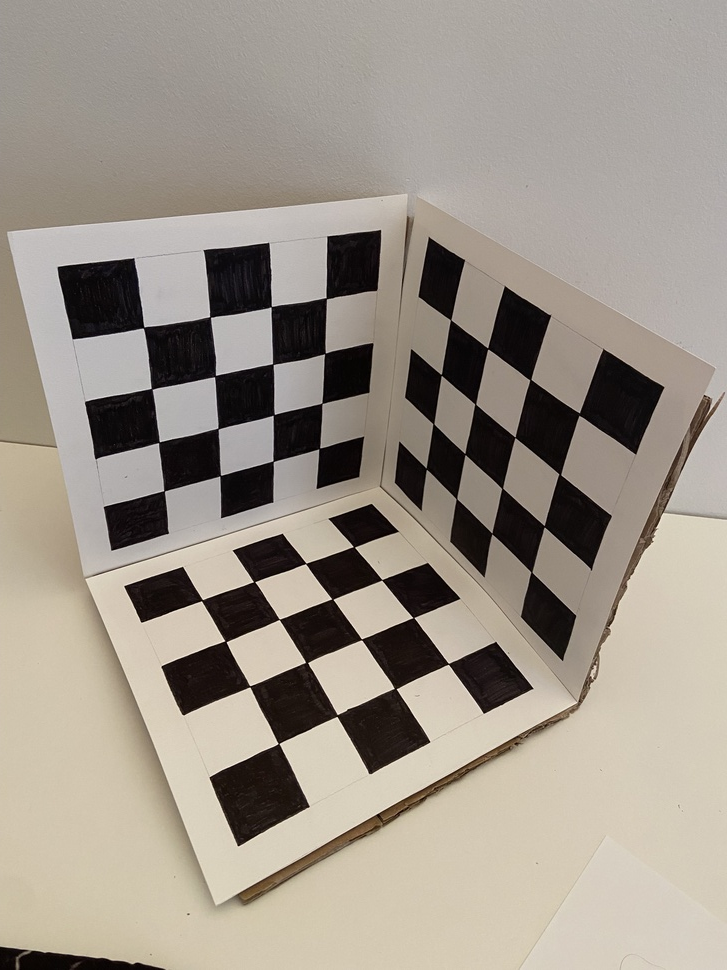
#> input picture task_3/images/image1.jpg, 727 x 970 px, shrunk from 3024 x 4032 before the run; its folder holds only this picture in this run
$ python calibration.py
#> lines starting #> are read from the running program, lines starting #| are printed output that depends on the picture; after the words box and inside, x2 and y2 are one past the last pixel; in counts of white or black regions, pixels touching at a corner belong together; long printed decimals are rounded
# reference: https://opencv-python-tutroals.readthedocs.io/en/latest/py_tutorials/py_calib3d/py_calibration/py_calibration.html#code
import numpy as np
import cv2
import glob

# termination criteria

criteria = (cv2.TERM_CRITERIA_EPS + cv2.TERM_CRITERIA_MAX_ITER, 20, 0.001)

# prepare object points, remember to change according to board dimensions in this case 5x5 translates to 4x4
objp = np.zeros((4*4,3), np.float32)
objp[:,:2] = np.mgrid[0:4,0:4].T.reshape(-1,2)

objp = objp * 0.04

# Arrays to store object points and image points from all the images.
objpoints = [] # 3d point in real world space
imgpoints = [] # 2d points in image plane.

# load all the jpg images available in the folder
images = glob.glob('images/*.jpg')

d = 1 # start a counter from 1

# Create a txt file that generates a list of the images that are used for calibration
with open('results/images_used.txt', 'w') as outfile:
    outfile.write('Images Used in Calibration: \n')
    for fname in images: # loop through all the jpg images loaded
        img = cv2.imread(fname)
#> img is the input picture: shape (970, 727, 3); mean B, G, R 138.1, 148.9, 157.2
        gray = cv2.cvtColor(img, cv2.COLOR_BGR2GRAY) # convert into gray-scale
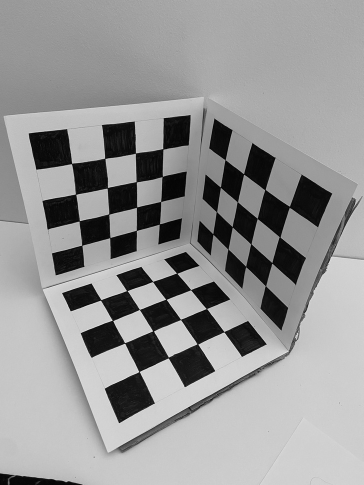
#> gray: shape (970, 727) (shown at 1/2 size); min 0, max 252, mean 150.1

        # Find the chess board corners
        ret, corners = cv2.findChessboardCorners(gray, (4,4), None)
#> ret = True; corners = 16 rows, first 8: [353.7, 546.7], [381.7, 579.8], [413.5, 617.6], [448.4, 663.7], [305.7, 563.5], [332.4, 599.1], [361.5, 639.4], [395.1, 688.4]
        print(ret) # if "true" then image is used
#| True

        # If found, add object points, image points (after refining them)
        if ret == True:
            outfile.write(str(d) + ': ' + fname + '\n') # if true then image name is added onto txt file of used images
            objpoints.append(objp)

            corners2 = cv2.cornerSubPix(gray,corners,(11,11),(-1,-1),criteria)
#> corners2 = 16 rows, first 8: [353.8, 546.7], [381.8, 579.8], [413.4, 617.5], [448.3, 663.7], [305.7, 563.4], [332.4, 599], [361.6, 639.4], [395.4, 688.5]
            imgpoints.append(corners2)

            # Draw and display the corners
            img = cv2.drawChessboardCorners(img, (4,4), corners2, ret) # draw the chessboard for a 5x5 grid (4 because starts from 0)
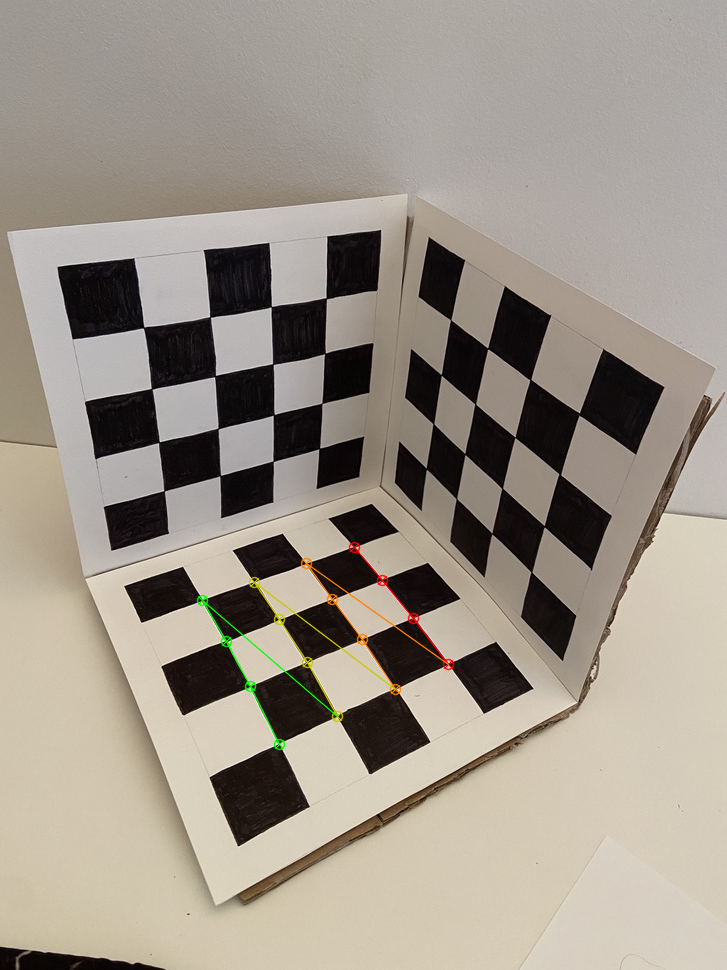
#> img: shape (970, 727, 3); 0.6% of pixels changed, all inside (x1, y1, x2, y2) = (196, 541, 455, 751)

            # Show the images one by one used in calibration with the calibration colored grid detector
            cv2.imshow('img',img)
            cv2.waitKey(500)

            filename = "results/calibration_%d.jpg"%d # save calibration image with counter as identifier
            cv2.imwrite(filename, img)
            d+=1 # update counter

print("Number of images used for calibration: ", d-1) # must account for adding 1 to the last image too

# calibration, returns mtx (camera matrix), dist (distortion parameters), rv (rotation vectors), tv (translation vectors)
ret, mtx, dist, rv, tv = cv2.calibrateCamera(objpoints, imgpoints, gray.shape[::-1], None, None)
#> ret = 0.723; mtx = [[3274.1, 0, 272.7], [0, 732.9, 448.1], [0, 0, 1]]; dist = [[-27.06, 462.3, 2.86, -0.463, -657.2]]; rv = ([0.509, 0.915, 0.906],); tv = ([0.0355, 0.139, 1.61],)

# change vector 3D arrays into 2D arrays to show in txt file
rvecs = np.array(rv)
#> rvecs = [0.509, 0.915, 0.906]
rvecs_reshaped = rvecs.reshape(rvecs.shape[0], -1)
#> rvecs_reshaped = [[0.509, 0.915, 0.906]]
tvecs = np.array(tv)
#> tvecs = [0.0355, 0.139, 1.61]
tvecs_reshaped = tvecs.reshape(tvecs.shape[0], -1)
#> tvecs_reshaped = [[0.0355, 0.139, 1.61]]

# Displayig required output
print(" Camera matrix:")
print(mtx)
#| [[3.27405730e+03 0.00000000e+00 2.72700125e+02]
#|  [0.00000000e+00 7.32859831e+02 4.48099242e+02]
#|  [0.00000000e+00 0.00000000e+00 1.00000000e+00]]

print("\n Distortion coefficient:")
print(dist)
#| [[-2.70644468e+01  4.62293965e+02  2.86166288e+00 -4.63316499e-01
#|   -6.57196872e+02]]

print("\n Rotation Vectors:")
print(rvecs_reshaped)
#| [[0.5088 0.9145 0.9055]]

print("\n Translation Vectors:")
print(tvecs_reshaped)
#| [[0.03552 0.1385 1.610]]

# How accurate are the parameters?
total_error = 0
for i in range(len(objpoints)):
    imgpoints2, _ = cv2.projectPoints(objpoints[i], rvecs[i], tvecs[i], mtx, dist)
    error = cv2.norm(imgpoints[i],imgpoints2, cv2.NORM_L2)/len(imgpoints2) # calculate the error using L2-norm
    total_error += error
#> this loop made 1 pass
#> (error, total_error) on pass 1: (0.181, 0.181)
#> after the loop, total_error = 0.181
mean_error = total_error/len(objpoints) # average all the errors per points
#> mean_error = 0.181
print ("Mean error: ", mean_error)
#| Mean error:  0.1809

# Save camara parameters to text file
with open('results/camera_parameters.txt', 'w') as outfile:
    outfile.write('# Camera matrix (Intrinsic Parameters: focal length and optical centers): \n')
    np.savetxt(outfile, mtx, fmt='%-7.4f')

    outfile.write('\n# Distortion coefficients: \n')
    np.savetxt(outfile, dist, fmt='%-7.4f')

    outfile.write('\n# Rotation Vectors (extrinsic parameters): \n')
    np.savetxt(outfile, rvecs_reshaped, fmt='%-7.4f')

    outfile.write('\n# Translation Vectors (extrinsic parameters): \n')
    np.savetxt(outfile, tvecs_reshaped, fmt='%-7.4f')

    outfile.write('\n# Mean error (how accurate are the parameters?): ' + str(mean_error))

# In case of distortion:

'''img = cv2.imread('images/*.jpg')
h,  w = img.shape[:2]
newcameramtx, roi = cv2.getOptimalNewCameraMatrix(mtx,dist,(w,h),1,(w,h))

# undistort
dst = cv2.undistort(img, mtx, dist, None, newcameramtx)

# crop the image
x,y,w,h = roi
dst = dst[y:y+h, x:x+w]
cv2.imwrite('undist_image.jpg',dst)'''

$ run again, on task_3/images/image14.jpg
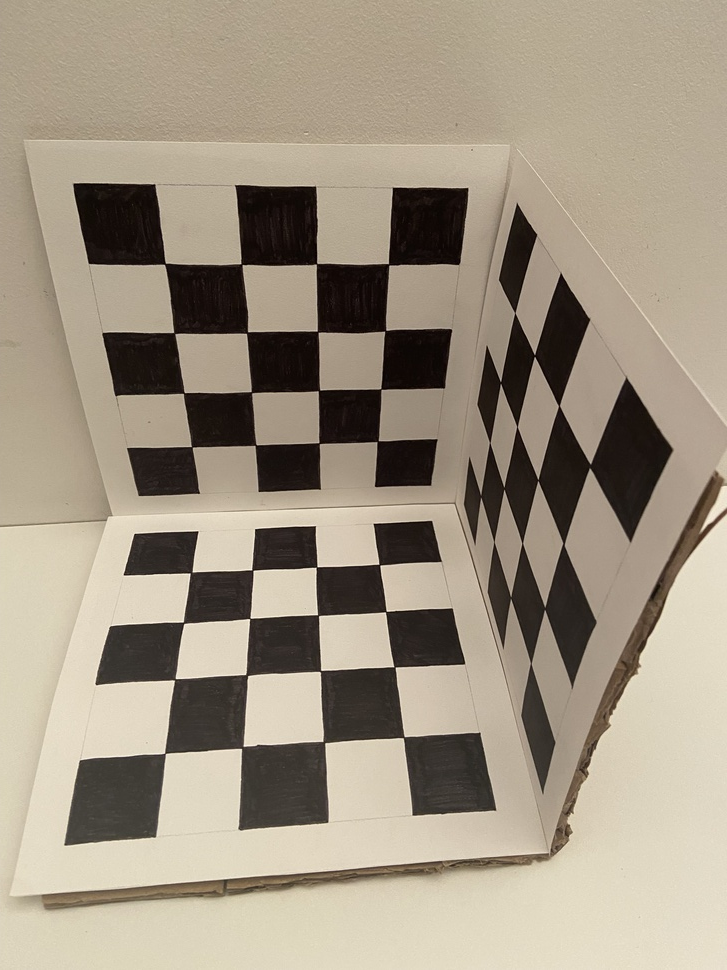
#> input picture task_3/images/image14.jpg, 727 x 970 px, shrunk from 3024 x 4032 before the run
#> img is the input picture: shape (970, 727, 3); mean B, G, R 131.3, 148.7, 159.9
#> `gray = cv2.cvtColor(img, cv2.COLOR_BGR2GRAY)`:
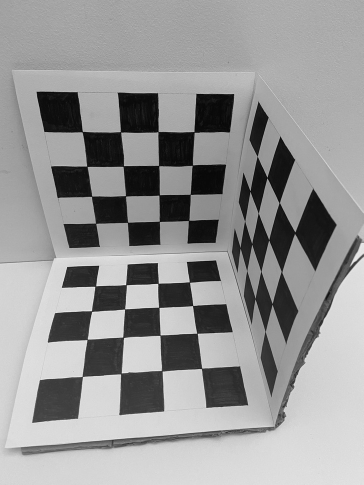
#> gray: shape (970, 727) (shown at 1/2 size); min 2, max 253, mean 150.1
#> `ret, corners = cv2.findChessboardCorners(gray, (4,4), None)`: ret = True; corners = 16 rows, first 8: [379.5, 564.7], [385.8, 611.5], [394.6, 667.1], [403.7, 737.3], [316.5, 567], [318.2, 615.3], [320.3, 671.1], [324.4, 742.5]
#| True
#> corners2 = 16 rows, first 8: [379.4, 564.5], [385.8, 611.6], [394.5, 666.8], [403.6, 737.1], [316.6, 566.9], [318.2, 615.2], [320.5, 670.8], [323.9, 742.2]
#> `img = cv2.drawChessboardCorners(img, (4,4), corners2, ret)`:
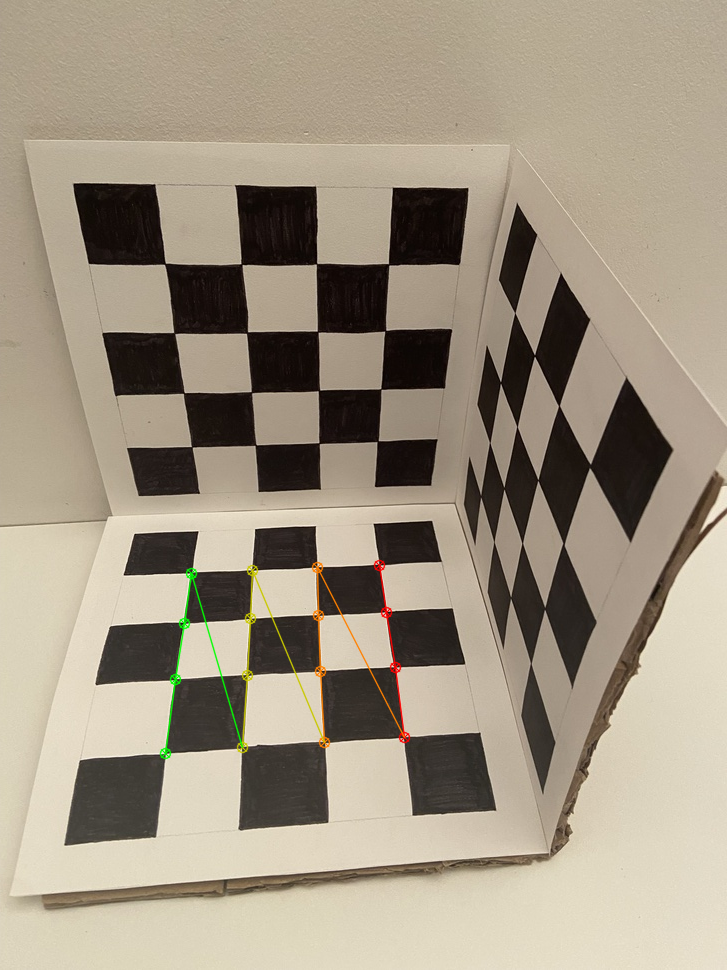
#> img: shape (970, 727, 3); 0.71% of pixels changed, all inside (x1, y1, x2, y2) = (159, 559, 411, 760)
#> `ret, mtx, dist, rv, tv = cv2.calibrateCamera(objpoints, imgpoints, gra..`: ret = 0.639; mtx = [[222.2, 0, 349.7], [0, 109.8, 450.5], [0, 0, 1]]; dist = [[-0.0884, 0.00856, 0.0731, 0.00134, -0.000422]]; rv = ([-0.225, 0.201, 1.5],); tv = ([0.0186, 0.136, 0.149],)
#> rvecs = [-0.225, 0.201, 1.5]
#> rvecs_reshaped = [[-0.225, 0.201, 1.5]]
#> tvecs = [0.0186, 0.136, 0.149]
#> tvecs_reshaped = [[0.0186, 0.136, 0.149]]
#| [[222.220   0.         349.724]
#|  [  0.         109.835 450.542]
#|  [  0.           0.           1.        ]]
#| [[-0.08839  0.008563  0.07305  0.001343 -0.0004222]]
#| [[-0.2253  0.2014  1.498]]
#| [[0.01863 0.1361 0.1487]]
#> the loop `for i in range(len(objpoints)):` made 1 pass
#> (error, total_error) on pass 1: (0.16, 0.16)
#> after the loop `for i in range(len(objpoints)):`: total_error = 0.16
#| Mean error:  0.1598

$ run again, on task_3/images/image15.jpg
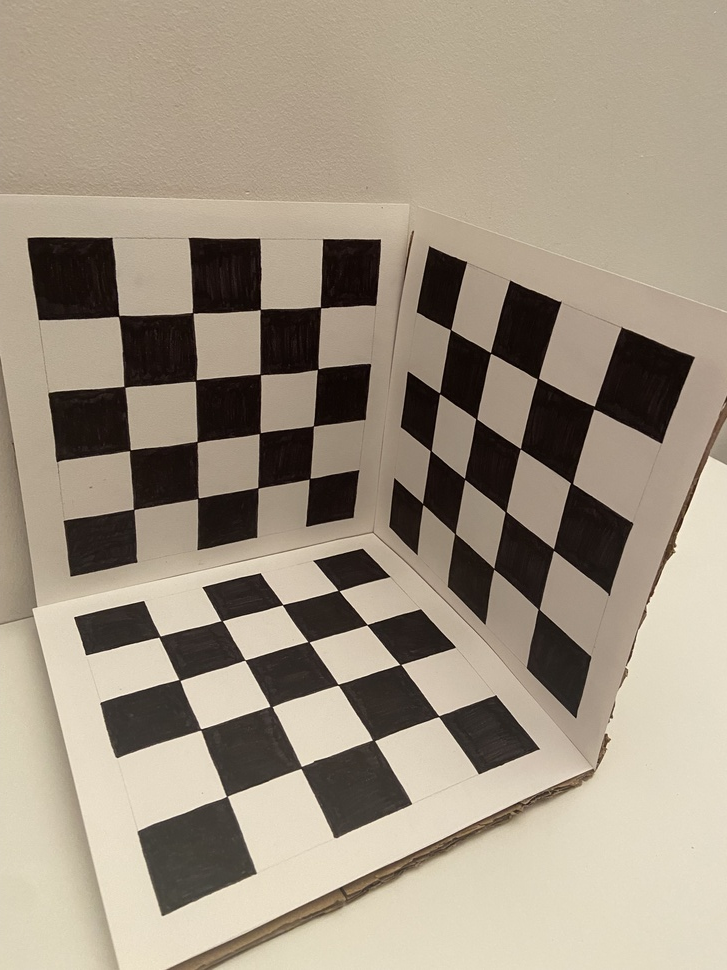
#> input picture task_3/images/image15.jpg, 727 x 970 px, shrunk from 3024 x 4032 before the run
#> img is the input picture: shape (970, 727, 3); mean B, G, R 130.3, 147.4, 159.4
#> `gray = cv2.cvtColor(img, cv2.COLOR_BGR2GRAY)`:
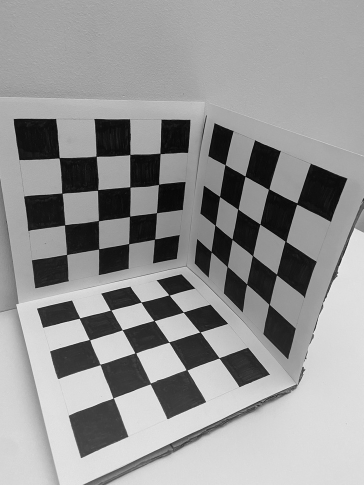
#> gray: shape (970, 727) (shown at 1/2 size); min 2, max 253, mean 149
#> `ret, corners = cv2.findChessboardCorners(gray, (4,4), None)`: ret = True; corners = 16 rows, first 8: [338.4, 590.5], [367, 624.7], [400.4, 664.5], [438.7, 716.3], [282.6, 604.7], [308.7, 642.1], [338, 684.7], [373.5, 740.2]
#| True
#> corners2 = 16 rows, first 8: [338.5, 590.5], [367.1, 624.7], [400.4, 664.4], [438.5, 716.1], [282.5, 604.6], [308.5, 641.7], [338.1, 684.6], [373.6, 740.4]
#> `img = cv2.drawChessboardCorners(img, (4,4), corners2, ret)`:
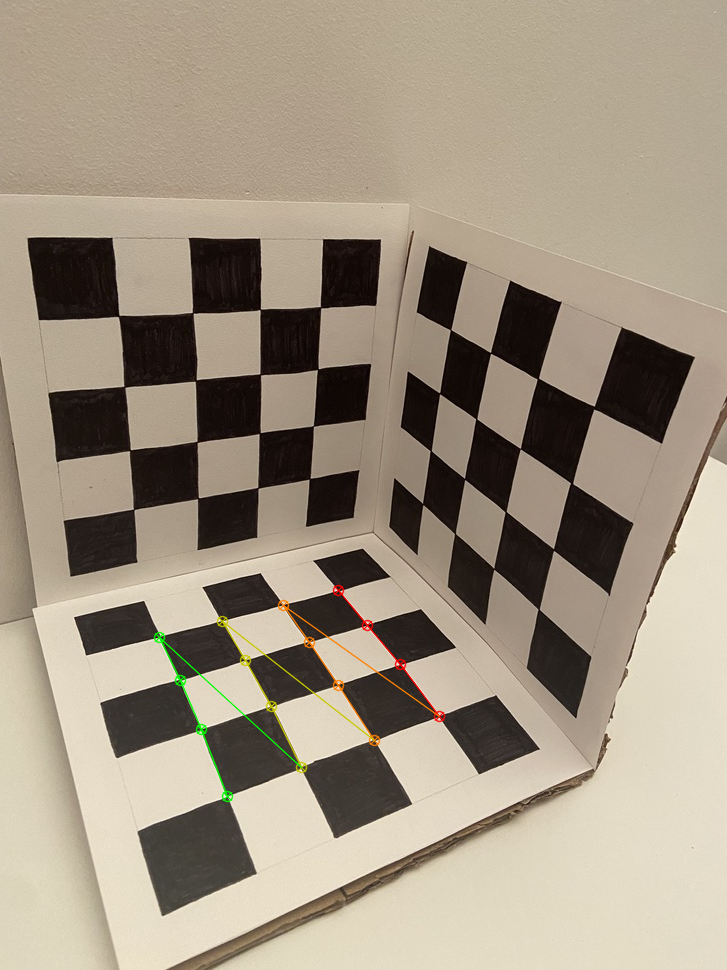
#> img: shape (970, 727, 3); 0.63% of pixels changed, all inside (x1, y1, x2, y2) = (153, 584, 446, 803)
#> `ret, mtx, dist, rv, tv = cv2.calibrateCamera(objpoints, imgpoints, gra..`: ret = 1.52; mtx = [[792.1, 0, 335.4], [0, 455.9, 481.7], [0, 0, 1]]; dist = [[0.00976, 2.41, -0.0483, 0.0543, -2.64]]; rv = ([-0.398, 0.234, 1.13],); tv = ([0.000198, 0.121, 0.496],)
#> rvecs = [-0.398, 0.234, 1.13]
#> rvecs_reshaped = [[-0.398, 0.234, 1.13]]
#> tvecs = [0.000198, 0.121, 0.496]
#> tvecs_reshaped = [[0.000198, 0.121, 0.496]]
#| [[792.112   0.         335.372]
#|  [  0.         455.862 481.737 ]
#|  [  0.           0.           1.        ]]
#| [[ 0.009757  2.412 -0.04828  0.05426  -2.641]]
#| [[-0.3979  0.2344  1.133]]
#| [[1.97930621e-04 1.21237931e-01 4.96086442e-01]]
#> the loop `for i in range(len(objpoints)):` made 1 pass
#> (error, total_error) on pass 1: (0.381, 0.381)
#> after the loop `for i in range(len(objpoints)):`: total_error = 0.381
#| Mean error:  0.3809
